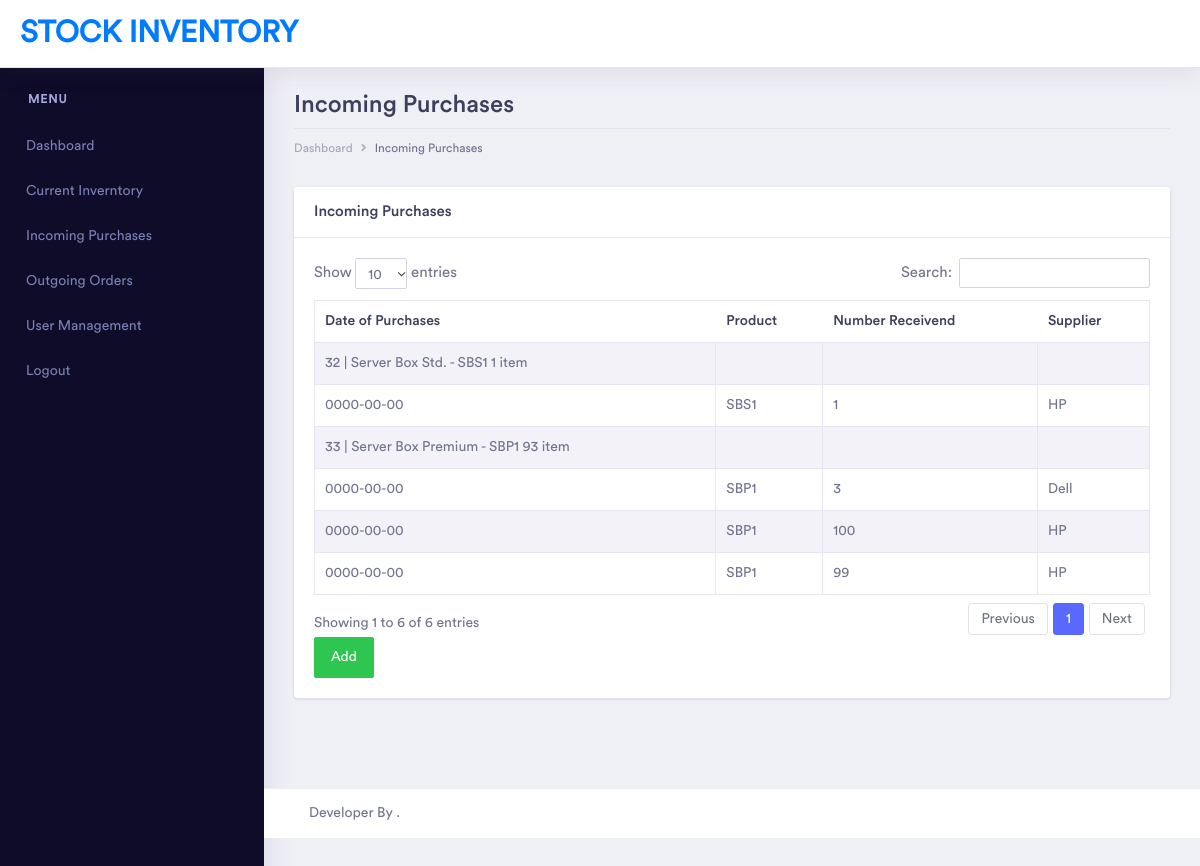
The page /incoming.php (signed in) on the database its author committed.
### tables this page shows
CREATE TABLE `products` (
  `id` int(11) UNSIGNED NOT NULL,
  `ProductName` varchar(255) DEFAULT NULL,
  `PartNumber` varchar(255) DEFAULT NULL,
  `ProductLabel` varchar(255) DEFAULT NULL,
  `StartingInventory` int(11) DEFAULT NULL,
  `InventoryReceived` int(11) DEFAULT NULL,
  `InventoryShipped` int(11) DEFAULT NULL,
  `InventoryOnHand` int(11) DEFAULT NULL,
  `MinimumRequired` int(11) DEFAULT NULL
);

CREATE TABLE `purchases` (
  `id` int(11) UNSIGNED NOT NULL,
  `SupplierId` int(11) UNSIGNED NOT NULL,
  `ProductId` int(11) UNSIGNED NOT NULL,
  `NumberReceived` int(11) NOT NULL,
  `PurchaseDate` date NOT NULL
);

CREATE TABLE `suppliers` (
  `id` int(11) UNSIGNED NOT NULL,
  `supplier` varchar(255) NOT NULL DEFAULT ''
);

### incoming.php (the view, shortened to what this page needs)
<?php include('inc/header.php') ?>
<div class="dashboard-main-wrapper">
<?php session_start();
    if ($_SESSION["level"] == 'admin') {
        include('inc/container-admin.php');
    }
    else
    {
        include('inc/container.php');
    }
?>
    <div class="dashboard-wrapper">
        <div class="container-fluid  dashboard-content">
            <div class="row">
                <div class="col-xl-12 col-lg-12 col-md-12 col-sm-12 col-12">
                    <div class="page-header">
                        <h2 class="pageheader-title">Incoming Purchases</h2>
                        <div class="page-breadcrumb">
                            <nav aria-label="breadcrumb">
                                <ol class="breadcrumb">
                                    <li class="breadcrumb-item"><a href="index.php" class="breadcrumb-link">Dashboard</a></li>
                                    <li class="breadcrumb-item active" aria-current="page">Incoming Purchases</li>
                                </ol>
                            </nav>
                        </div>
                    </div>
                </div>
            </div>
            <div class="row">
                <div class="col-xl-12 col-lg-12 col-md-12 col-sm-12 col-12">
                    <div class="card">
                        <h5 class="card-header">Incoming Purchases</h5>
                        <div class="card-body">
                            <div class="table-responsive">
                                <table id="datatables" class="table table-striped table-bordered first">
                                    <thead>
                                        <tr class="border-0" >
                                            <th class="border-0" >Date of Purchases</th>
                                            <th class="border-0" >Product</th>
                                            <th class="border-0" >Number Receivend</th>
                                            <th class="border-0" >Supplier</th>
                                        </tr>
                                    </thead>
                                    <tbody>
                                        <?php
                                        $conn = new mysqli($servername, $username, $password, $dbname);
                                        $sql = "SELECT * FROM products";
                                        $result = $conn->query($sql);
                                        if ($result->num_rows > 0) {
                                            while ($row = $result->fetch_assoc()) {
                                                echo
                                                    "<tr>" .
                                                    "<td>" . $row["id"] .' | '. $row["ProductName"] ." - ". $row["PartNumber"] ." ". $row["InventoryOnHand"] . " item</td>" .
                                                    "<td></td>".
                                                    "<td></td>".
                                                    "<td></td>".
                                                    "</tr> ";
                                                    $sql2 = "SELECT purchases.PurchaseDate,purchases.NumberReceived,suppliers.supplier FROM purchases INNER JOIN suppliers ON suppliers.id =purchases.SupplierId WHERE purchases.ProductId ='".$row["id"]."'";
                                                    $result2 = $conn->query($sql2);
                                                while ($row2 = $result2->fetch_assoc()) {
                                                    echo
                                                    "<tr>" .
                                                    "<td> " . $row2["PurchaseDate"] . "</td>" .
                                                    "<td> " . $row["PartNumber"] ."</td>" .
                                                    "<td> " . $row2["NumberReceived"] . "</td>" .
                                                    "<td> " . $row2["supplier"]. "</td>" ?>
                                                    </tr>
                                                <?php ;}
                                            }
                                        }
                                        ?>
                                    </tbody>
                                </table>
                                <button data-toggle="modal" data-target="#add_data_Modal" class="btn btn-success">Add</button>
                            </div>
                        </div>
                    </div>
                </div>
            </div>
        </div>
        <?php include('inc/footer.php'); ?>

### rows shown on the page
products: id "32", ProductName "Server Box Std.", PartNumber "SBS1", InventoryOnHand "1"
purchases: PurchaseDate "0000-00-00", ProductId.PartNumber "SBS1", NumberReceived "1", SupplierId.supplier "HP"
products: id "33", ProductName "Server Box Premium", PartNumber "SBP1", InventoryOnHand "93"
purchases: PurchaseDate "0000-00-00", ProductId.PartNumber "SBP1", NumberReceived "3", SupplierId.supplier "Dell"
purchases: PurchaseDate "0000-00-00", ProductId.PartNumber "SBP1", NumberReceived "100", SupplierId.supplier "HP"
purchases: PurchaseDate "0000-00-00", ProductId.PartNumber "SBP1", NumberReceived "99", SupplierId.supplier "HP"
